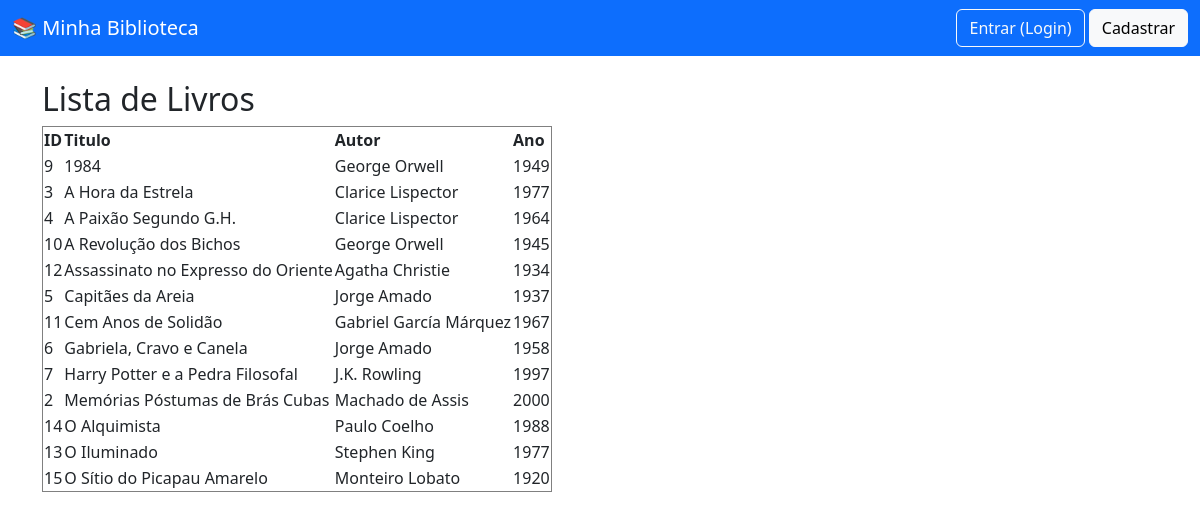
The page /listar_livros_mysqli.php on the database its author committed.
### tables this page shows
CREATE TABLE `livros` (
  `id` int(11) NOT NULL,
  `titulo` varchar(200) NOT NULL,
  `autor_id` int(11) NOT NULL,
  `isbn` varchar(20) DEFAULT NULL,
  `ano_publicacao` year(4) DEFAULT NULL,
  `editora` varchar(100) DEFAULT NULL,
  `numero_paginas` int(11) DEFAULT NULL,
  `quantidade_total` int(11) DEFAULT 1,
  `quantidade_disponivel` int(11) DEFAULT 1,
  `categoria` varchar(50) DEFAULT NULL,
  `capa_imagem` varchar(255) DEFAULT NULL,
  `localizacao` varchar(50) DEFAULT NULL,
  `created_at` timestamp NOT NULL DEFAULT current_timestamp(),
  `updated_at` timestamp NOT NULL DEFAULT current_timestamp() ON UPDATE current_timestamp()
);

CREATE TABLE `autores` (
  `id` int(11) NOT NULL,
  `nome` varchar(150) NOT NULL,
  `nacionalidade` varchar(50) DEFAULT NULL,
  `data_nascimento` date DEFAULT NULL,
  `biografia` text DEFAULT NULL,
  `created_at` timestamp NOT NULL DEFAULT current_timestamp(),
  `updated_at` timestamp NOT NULL DEFAULT current_timestamp() ON UPDATE current_timestamp()
);

### includes/funcoes.php (called while the page is built, shortened)
<?php
function estaLogado(): bool {
    return isset($_SESSION['usuario_id']);
}

### listar_livros_mysqli.php (the view, shortened to what this page needs)
<!DOCTYPE html>
<html lang="pt-br">
<head>
    <link href="https://cdn.jsdelivr.net/npm/bootstrap@5.3.0/dist/css/bootstrap.min.css" rel="stylesheet">
</head>
<body>
<nav class="navbar navbar-expand-lg navbar-dark bg-primary">
    <div class="container-fluid">
        <a class="navbar-brand" href="index.php">📚 Minha Biblioteca</a>
        <div class="navbar-nav ms-auto align-items-center">
            <?php if (estaLogado()): ?>
                <span class="navbar-text me-3 text-white">
                    Olá, <strong><?= htmlspecialchars(nomeUsuario()) ?></strong>!
                </span>
                <a class="btn btn-outline-light" href="logout.php">Sair (Logout)</a>
            <?php else: ?>
                <a class="btn btn-outline-light" href="login.php">
                    Entrar (Login)
                </a>
                <a class="btn btn-light" href="login_cadastrar.php">
                    Cadastrar
                </a>
            <?php endif; ?>
        </div>
    </div>
</nav>
<div class="container mt-4">
<?php
$sql = "SELECT l.id, l.titulo, a.nome as autor, l.ano_publicacao
        FROM livros l
        INNER JOIN autores a ON l.autor_id = a.id
        ORDER BY l.titulo";
$resultado = mysqli_query($conexao, $sql);
if (mysqli_num_rows($resultado) > 0) {
    echo "<h2>Lista de Livros</h2>";
    echo "<table border='1'>";
    echo "<tr><th>ID</th><th>Titulo</th><th>Autor</th><th>Ano</th></tr>";
    while ($linha = mysqli_fetch_assoc($resultado)) {
        echo "<tr>";
        echo "<td>" . $linha['id'] . "</td>";
        echo "<td>" . $linha['titulo'] . "</td>";
        echo "<td>" . $linha['autor'] . "</td>";
        echo "<td>" . $linha['ano_publicacao'] . "</td>";
        echo "</tr>";
    }
    echo "</table>";
} else {
    echo "Nenhum livro encontrado.";
}
?>

### rows shown on the page
livros: id "9", titulo "1984", autor.nome "George Orwell", ano_publicacao "1949"
livros: id "3", titulo "A Hora da Estrela", autor.nome "Clarice Lispector", ano_publicacao "1977"
livros: id "4", titulo "A Paixão Segundo G.H.", autor.nome "Clarice Lispector", ano_publicacao "1964"
livros: id "10", titulo "A Revolução dos Bichos", autor.nome "George Orwell", ano_publicacao "1945"
livros: id "12", titulo "Assassinato no Expresso do Oriente", autor.nome "Agatha Christie", ano_publicacao "1934"
livros: id "5", titulo "Capitães da Areia", autor.nome "Jorge Amado", ano_publicacao "1937"
livros: id "11", titulo "Cem Anos de Solidão", autor.nome "Gabriel García Márquez", ano_publicacao "1967"
livros: id "6", titulo "Gabriela, Cravo e Canela", autor.nome "Jorge Amado", ano_publicacao "1958"
livros: id "7", titulo "Harry Potter e a Pedra Filosofal", autor.nome "J.K. Rowling", ano_publicacao "1997"
livros: id "2", titulo "Memórias Póstumas de Brás Cubas", autor.nome "Machado de Assis", ano_publicacao "2000"
livros: id "14", titulo "O Alquimista", autor.nome "Paulo Coelho", ano_publicacao "1988"
livros: id "13", titulo "O Iluminado", autor.nome "Stephen King", ano_publicacao "1977"
livros: id "15", titulo "O Sítio do Picapau Amarelo", autor.nome "Monteiro Lobato", ano_publicacao "1920"
